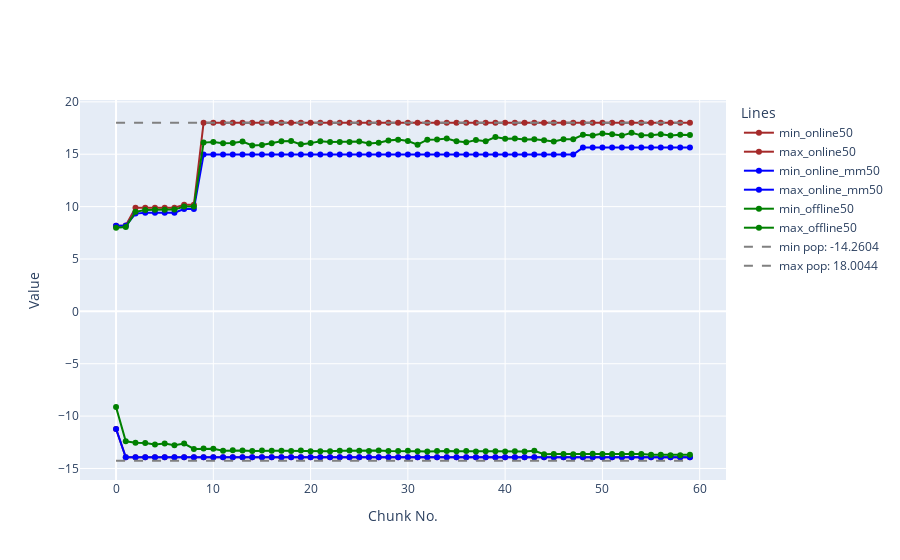
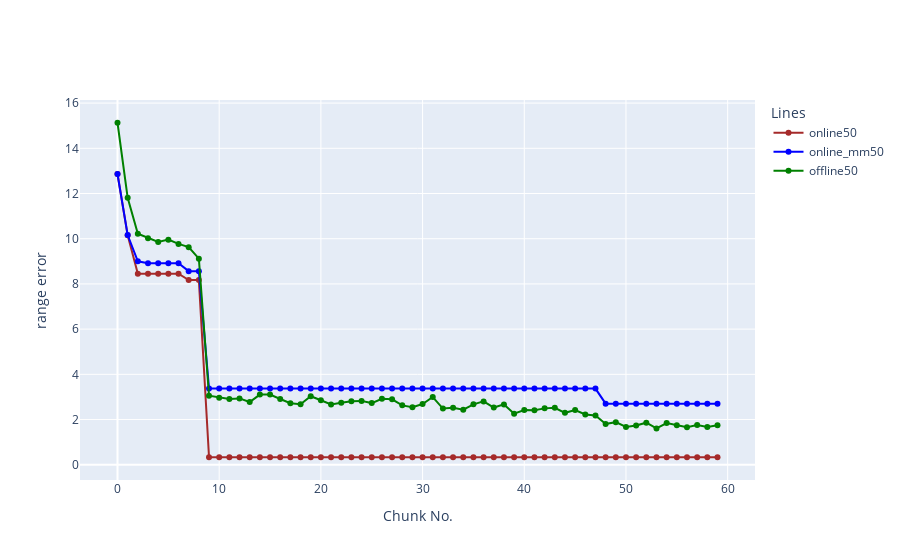
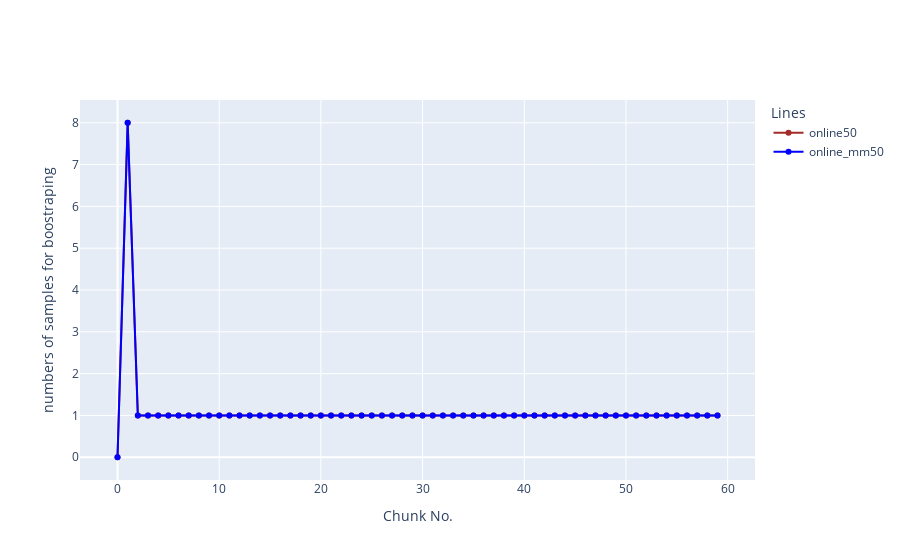
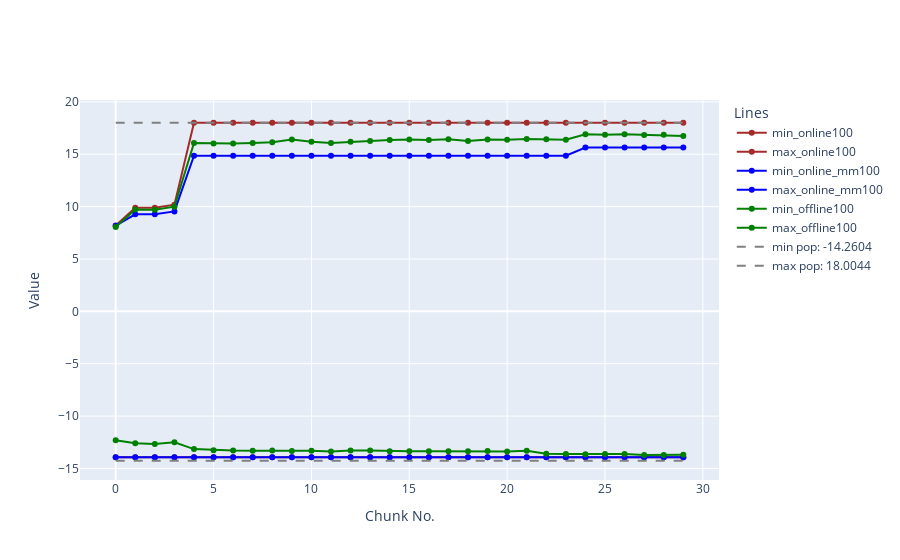

Notebook source saved alongside these figures, in order:
### Code cell
popminmax = [pop_min,pop_max]
for idx in range(len(exp_l)):
    plot_minmax_line(exp_l[idx], exp_r[idx], name_l[idx],name_r[idx], popminmax,filesave=file_pop+name[idx][0])
    plot_err_line(error_range[idx], name[idx],filesave = file_pop+name[idx][0]+'error')
    plot_nlearn_line(nlearn[idx], name[idx], filesave=file_pop+name[idx][0]+'_n')
